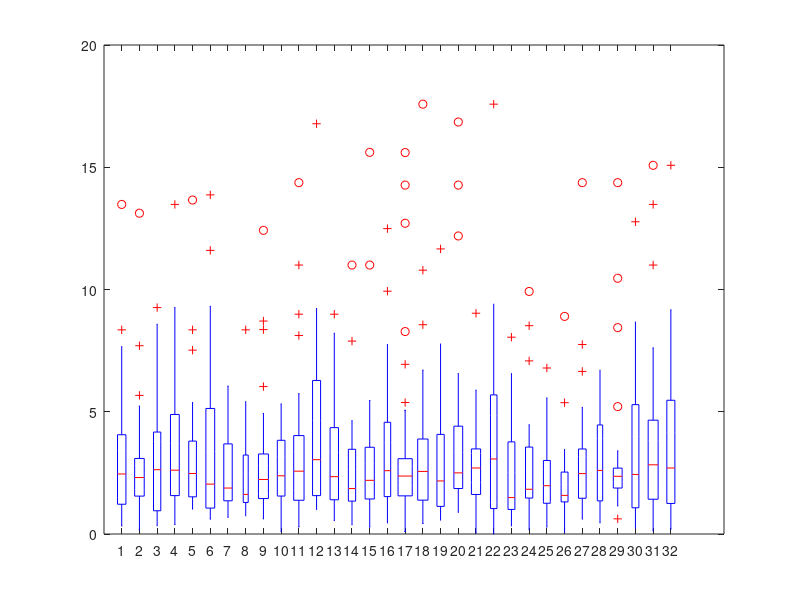

This figure's MATLAB source: (Note: this script raises an error after producing the figure.)
%% 2016/10/26, telomere first
% From Jungsik

load U2OSlanesstatistics3.mat

datamat = U2OSlanesstatistics3;

size(datamat)
sum(sum(~isnan(datamat(:))))

vec = datamat(~isnan(datamat));
length(unique(vec))

% descriptive
figure
boxplot(datamat)

summary(datamat(:))

%%

datamat(datamat > 10) = NaN;

summary(datamat(:))



%% histo at the resolution of 1kb
%discretesupport = 0:0.1:17.6;

datDiscrete1 = round(datamat, 0);

mov(1:33)= struct('cdata',[],'colormap',[]);
figure

for k = 1:32
    
    h = histogram(datamat(:,k));
    h.Normalization = 'count';
    h.BinEdges = -0.5:1:17.5;
    %h.BinEdges = [0:9, 10, 18];
    mov(k)=getframe(gcf);
end

implay(mov)


%% bootstrapping & support coverage rate

totnumLane = 32
numBoots = 500
bootstrappedCoverage = nan(numBoots, totnumLane);

% total sample support
denSupport = unique(datDiscrete1(~isnan(datDiscrete1)));

for numReplicate = 1:totnumLane

    for b = 1:numBoots
        bind = randsample(totnumLane, numReplicate, true);
        bind1 = sort(bind);
        x = datDiscrete1(:, bind1);
        denS1 = unique(x(~isnan(x)));
        p1 = numel(denS1)/numel(denSupport);
        bootstrappedCoverage(b, numReplicate) = p1;
    end

end

bootCoverageRate = mean(bootstrappedCoverage);

% Confidence Bound at 95% confidence level 
uCL = quantile(bootstrappedCoverage, 0.975);
lCL = quantile(bootstrappedCoverage, 0.025);


pmat = [bootCoverageRate', uCL', lCL'];

figure, 
plot(pmat)
legend('avg. Coverage', 'upper CL', 'lower CL', 'Location', 'southeast') 

h = refline([0, 0.9]);
h.Color = [.5 .5 .5];
h.LineStyle = '--';
h = refline([0, 0.8]);
h.Color = [.5 .5 .5];
h.LineStyle = '--';




%%  end
